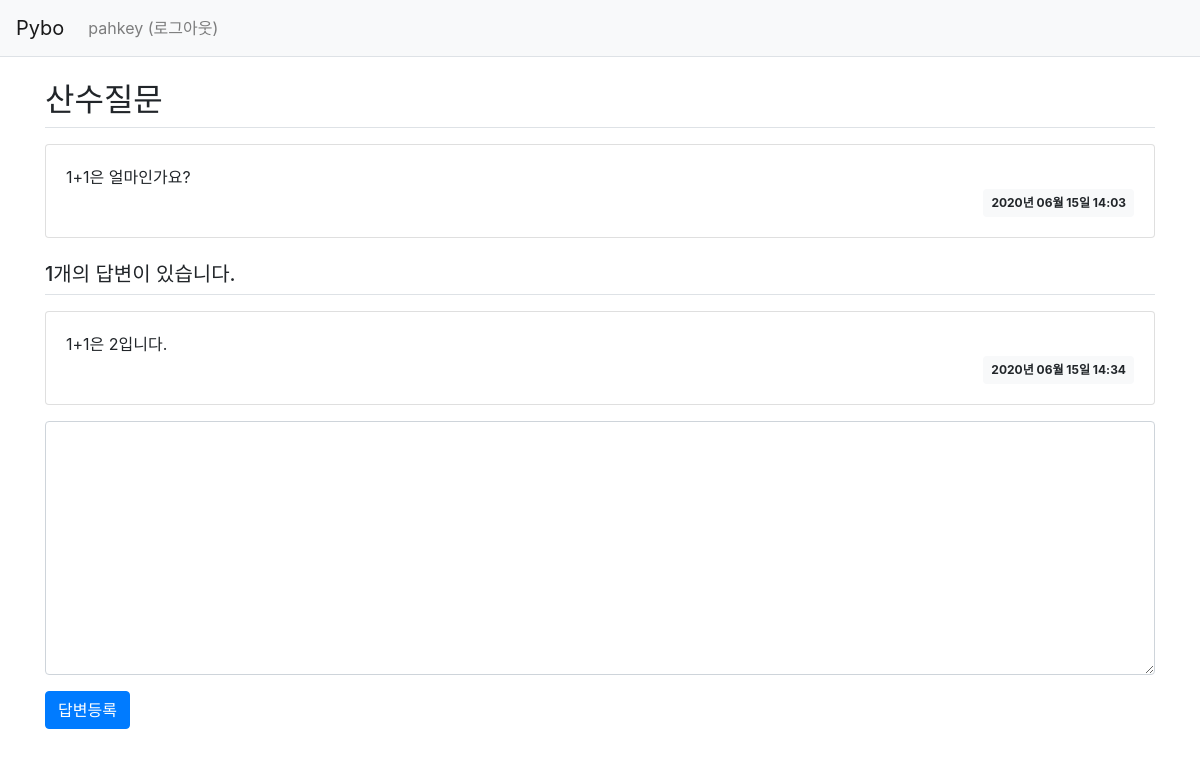
The app's page /question/detail/3/ (signed in) with its own data.
### pybo/models.py (models this page shows)
class User(db.Model):
    id = db.Column(db.Integer, primary_key=True)
    username = db.Column(db.String(150), unique=True, nullable=False)
    password = db.Column(db.String(200), nullable=False)
    email = db.Column(db.String(120), unique=True, nullable=False)

class Question(db.Model):
    id = db.Column(db.Integer, primary_key=True)
    subject = db.Column(db.String(200), nullable=False)
    content = db.Column(db.Text(), nullable=False)
    create_date = db.Column(db.DateTime(), nullable=False)
    user_id = db.Column(db.Integer, db.ForeignKey('user.id', ondelete='CASCADE'), nullable=False)
    user = db.relationship('User', backref=db.backref('question_set'))

class Answer(db.Model):
    id = db.Column(db.Integer, primary_key=True)
    question_id = db.Column(db.Integer, db.ForeignKey('question.id', ondelete='CASCADE'))
    question = db.relationship('Question', backref=db.backref('answer_set'))
    content = db.Column(db.Text(), nullable=False)
    create_date = db.Column(db.DateTime(), nullable=False)
    user_id = db.Column(db.Integer, db.ForeignKey('user.id', ondelete='CASCADE'), nullable=False)
    user = db.relationship('User', backref=db.backref('answer_set'))

### pybo/views/question_views.py (the view)
@bp.route('/detail/<int:question_id>/')
def detail(question_id):
    form = AnswerForm()
    question = Question.query.get_or_404(question_id)
    return render_template('question/question_detail.html', question=question, form=form)

### pybo/forms.py
class AnswerForm(FlaskForm):
    content = TextAreaField('내용', validators=[DataRequired('내용은 필수입력 항목입니다.')])

### pybo/filter.py (called while the page is built)
def format_datetime(value, fmt='%Y년 %m월 %d일 %H:%M'):
    return value.strftime(fmt)

### pybo/views/auth_views.py (called while the page is built)
@bp.before_app_request
def load_logged_in_user():
    user_id = session.get('user_id')
    if user_id is None:
        g.user = None
    else:
        g.user = User.query.get(user_id)

### pybo/templates/question/question_detail.html (shortened to what this page needs)
{% extends 'base.html' %}
{% block content %}
<div class="container my-3">
    <h2 class="border-bottom py-2">{{ question.subject }}</h2>
    <div class="card my-3">
        <div class="card-body">
            <div class="card-text" style="white-space: pre-line;">{{ question.content }}</div>
            <div class="d-flex justify-content-end">
                <div class="badge badge-light p-2">
                    {{ question.create_date|datetime }}
                </div>
            </div>
        </div>
    </div>
    <h5 class="border-bottom my-3 py-2">{{ question.answer_set|length }}개의 답변이 있습니다.</h5>
    {% for answer in question.answer_set %}
    <div class="card my-3">
        <div class="card-body">
            <div class="card-text" style="white-space: pre-line;">{{ answer.content }}</div>
            <div class="d-flex justify-content-end">
                <div class="badge badge-light p-2">
                    {{ answer.create_date|datetime }}
                </div>
            </div>
        </div>
    </div>
    {% endfor %}
    <form action="{{ url_for('answer.create', question_id=question.id) }}" method="post" class="my-3">
        <div class="form-group">
            <textarea {% if not g.user %}disabled{% endif %}
                    name="content" id="content" class="form-control" rows="10"></textarea>
        </div>
        <input type="submit" value="답변등록" class="btn btn-primary">
    </form>
</div>
{% endblock %}

### pybo/templates/navbar.html (shortened to what this page needs)
<nav class="navbar navbar-expand-lg navbar-light bg-light border-bottom">
    <a class="navbar-brand" href="{{ url_for('main.index') }}">Pybo</a>
    <div class="collapse navbar-collapse flex-grow-0" id="navbarNav">
        {% if g.user %}
        <ul class="navbar-nav">
            <li class="nav-item ">
                <a class="nav-link" href="{{ url_for('auth.logout') }}">{{ g.user.username }} (로그아웃)</a>
            </li>
        </ul>
        {% endif %}
    </div>
</nav>

### records on screen
User: user.username "pahkey"
Question: subject "산수질문", content "1+1은 얼마인가요?", create_date "2020년 06월 15일 14:03"
Answer: content "1+1은 2입니다.", create_date "2020년 06월 15일 14:34"

### other values on screen
{{ question.answer_set|length }} "1"
